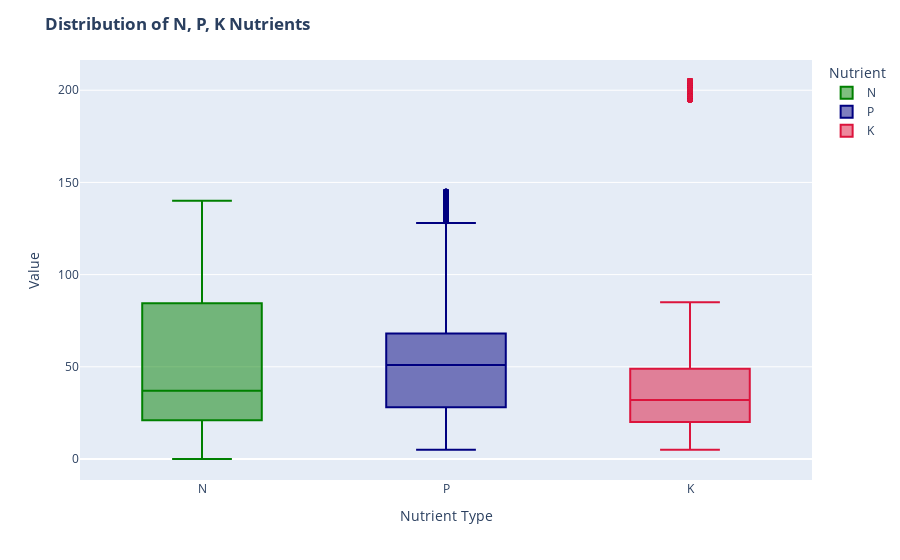

Write notebook code for a chart like this one.
### Code cell
npk_data = df[["N","P","K"]].melt(var_name="Nutrient", value_name="Value")

fig = px.box(npk_data, x="Nutrient", y="Value", color="Nutrient",
             color_discrete_map={"N": "green", "P": "navy", "K": "crimson"})

fig.update_layout(
    title="<b>Distribution of N, P, K Nutrients</b>",
    yaxis_title="Value", xaxis_title="Nutrient Type"
)
fig.show()
fig.write_image("plot3.png")

### Figure 1 — Plotly figure (JSON) as saved in the notebook; plotly's stock layout.template omitted (floating-point values rounded to 4 significant figures; data arrays with more than 128 entries replaced by an {"elided": "..."} marker saying what was removed)
{"data": [{"alignmentgroup": "True", "hovertemplate": "Nutrient=%{x}<br>Value=%{y}<extra></extra>", "legendgroup": "N", "marker": {"color": "green"}, "name": "N", "notched": false, "offsetgroup": "N", "orientation": "v", "showlegend": true, "type": "box", "x": {"elided": "2200 str values"}, "x0": " ", "xaxis": "x", "y": {"elided": "2200 int values"}, "y0": " ", "yaxis": "y"}, {"alignmentgroup": "True", "hovertemplate": "Nutrient=%{x}<br>Value=%{y}<extra></extra>", "legendgroup": "P", "marker": {"color": "navy"}, "name": "P", "notched": false, "offsetgroup": "P", "orientation": "v", "showlegend": true, "type": "box", "x": {"elided": "2200 str values"}, "x0": " ", "xaxis": "x", "y": {"elided": "2200 int values"}, "y0": " ", "yaxis": "y"}, {"alignmentgroup": "True", "hovertemplate": "Nutrient=%{x}<br>Value=%{y}<extra></extra>", "legendgroup": "K", "marker": {"color": "crimson"}, "name": "K", "notched": false, "offsetgroup": "K", "orientation": "v", "showlegend": true, "type": "box", "x": {"elided": "2200 str values"}, "x0": " ", "xaxis": "x", "y": {"elided": "2200 int values"}, "y0": " ", "yaxis": "y"}], "layout": {"boxmode": "overlay", "legend": {"title": {"text": "Nutrient"}, "tracegroupgap": 0}, "margin": {"t": 60}, "title": {"text": "<b>Distribution of N, P, K Nutrients</b>"}, "xaxis": {"anchor": "y", "categoryarray": ["N", "P", "K"], "categoryorder": "array", "domain": [0, 1], "title": {"text": "Nutrient Type"}}, "yaxis": {"anchor": "x", "domain": [0, 1], "title": {"text": "Value"}}}}
